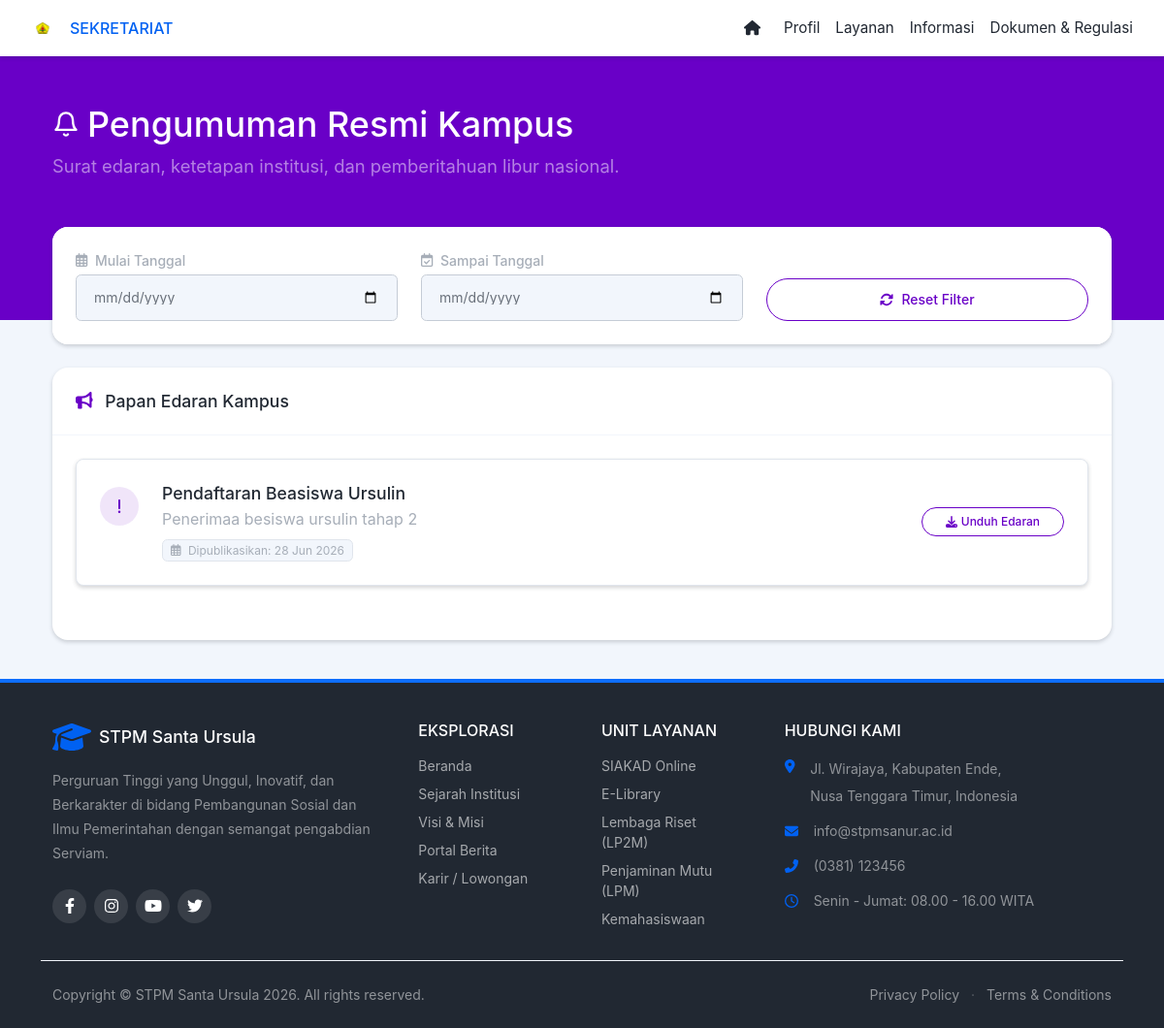
/index.php?module=sekre_info_pengumuman, run on the app's committed database.
### tables this page shows
CREATE TABLE `sekretariat_arsip` (
  `id` int(11) NOT NULL,
  `kategori_arsip` varchar(50) NOT NULL,
  `judul_arsip` varchar(255) NOT NULL,
  `keterangan` text DEFAULT NULL,
  `file_lampiran` varchar(255) DEFAULT NULL,
  `tanggal` date NOT NULL,
  `updated_at` timestamp NOT NULL DEFAULT current_timestamp() ON UPDATE current_timestamp()
);

### modul/publik/content_sekre_info_pengumuman.php (the view, shortened to what this page needs)
<?php
$q_pengumuman = $koneksi->query("SELECT * FROM sekretariat_arsip WHERE kategori_arsip = 'pengumuman' ORDER BY tanggal DESC");
?>
<main>
    <header class="page-header page-header-dark bg-secondary pb-10">
        <div class="container-xl px-4">
            <div class="page-header-content pt-4" data-aos="fade-down">
                <div class="row align-items-center justify-content-between">
                    <div class="col-auto mt-4">
                        <h1 class="page-header-title text-white fw-bold">
                            <div class="page-header-icon text-white"><i data-feather="bell"></i></div>
                            Pengumuman Resmi Kampus
                        </h1>
                        <div class="page-header-subtitle text-white-50 mt-2">Surat edaran, ketetapan institusi, dan pemberitahuan libur nasional.</div>
                    </div>
                </div>
            </div>
        </div>
    </header>
    <div class="container-xl px-4 mt-n10 mb-5">
        <div class="card shadow-sm border-0 rounded-4 mb-4" data-aos="fade-up">
            <div class="card-body p-4 bg-white rounded-4">
                <div class="row align-items-end">
                    <div class="col-md-4 mb-3 mb-md-0">
                        <label class="small fw-bold text-muted mb-1"><i class="far fa-calendar-alt me-1"></i> Mulai Tanggal</label>
                        <input type="date" id="minDate" class="form-control bg-light">
                    </div>
                    <div class="col-md-4 mb-3 mb-md-0">
                        <label class="small fw-bold text-muted mb-1"><i class="far fa-calendar-check me-1"></i> Sampai Tanggal</label>
                        <input type="date" id="maxDate" class="form-control bg-light">
                    </div>
                    <div class="col-md-4 text-md-end mt-2 mt-md-0">
                        <button type="button" id="btnResetFilter" class="btn btn-outline-secondary w-100 rounded-pill fw-bold">
                            <i class="fas fa-sync-alt me-2"></i>Reset Filter
                        </button>
                    </div>
                </div>
            </div>
        </div>
        <div class="card shadow-sm border-0 rounded-4 overflow-hidden" data-aos="fade-up" data-aos-delay="100">
            <div class="card-header bg-white p-4 border-bottom border-light">
                <h5 class="fw-bold text-dark mb-0"><i class="fas fa-bullhorn text-secondary me-2"></i> Papan Edaran Kampus</h5>
            </div>
            <div class="card-body p-4">
                <table id="tabelPengumuman" class="table table-borderless table-list-wrapper w-100">
                    <tbody>
                        <?php if($q_pengumuman->num_rows > 0): while($row = $q_pengumuman->fetch_assoc()): ?>
                            <tr>
                                <td data-sort="<?= date('Y-m-d', strtotime($row['tanggal'])) ?>">
                                    <div class="list-group-item p-4 d-flex flex-column flex-md-row justify-content-between align-items-md-center transition-all border rounded-3 mb-3 shadow-sm bg-white" onmouseover="this.style.backgroundColor='#f8f9fa'" onmouseout="this.style.backgroundColor='#fff'">
                                        <div class="d-flex align-items-start mb-3 mb-md-0">
                                            <div class="icon-stack bg-secondary bg-opacity-10 text-secondary me-4 mt-1 flex-shrink-0 rounded-circle">
                                                <i class="fas fa-exclamation"></i>
                                            </div>
                                            <div>
                                                <h6 class="fw-bold text-dark mb-1 fs-5"><?= htmlspecialchars($row['judul_arsip']) ?></h6>
                                                <p class="text-muted mb-2" style="line-height: 1.6;"><?= nl2br(htmlspecialchars($row['keterangan'])) ?></p>
                                                <div class="badge bg-light text-muted border px-2 py-1"><i class="far fa-calendar-alt me-1"></i> Dipublikasikan: <?= date('d M Y', strtotime($row['tanggal'])) ?></div>
                                            </div>
                                        </div>
                                        <?php if(!empty($row['file_lampiran'])): ?>
                                            <a href="uploads/sekretariat/dokumen/<?= htmlspecialchars($row['file_lampiran']) ?>" target="_blank" download class="btn btn-outline-secondary btn-sm rounded-pill px-4 flex-shrink-0 fw-bold">
                                                <i class="fas fa-download me-1"></i> Unduh Edaran
                                            </a>
                                        <?php else: ?>
                                            <button class="btn btn-light btn-sm rounded-pill px-4 text-muted disabled flex-shrink-0">Tanpa Lampiran</button>
                                        <?php endif; ?>
                                    </div>
                                </td>
                            </tr>
                        <?php endwhile; endif; ?>
                    </tbody>
                </table>
            </div>
        </div>
    </div>
</main>

### header_sekre.php (style rules this page uses)
body { background-color: #f2f6fc; }

### modul/publik/content_sekre_info_pengumuman.php (style rules this page uses)
.table-list-wrapper td { padding: 0 !important; border: none !important; background: transparent !important; }
.table-list-wrapper tr { background: transparent !important; }

### data on the page
sekretariat_arsip: judul_arsip "Pendaftaran Beasiswa Ursulin", keterangan "Penerimaa besiswa ursulin tahap 2", tanggal "28 Jun 2026"
